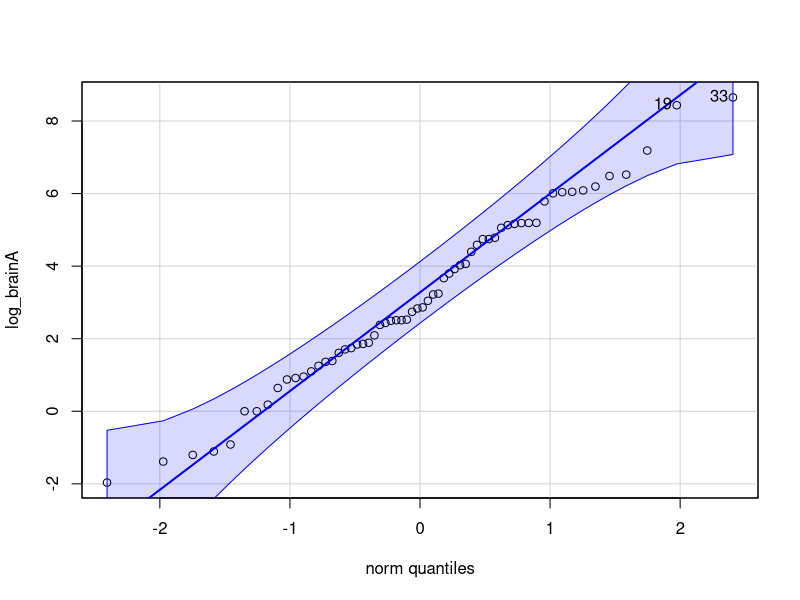
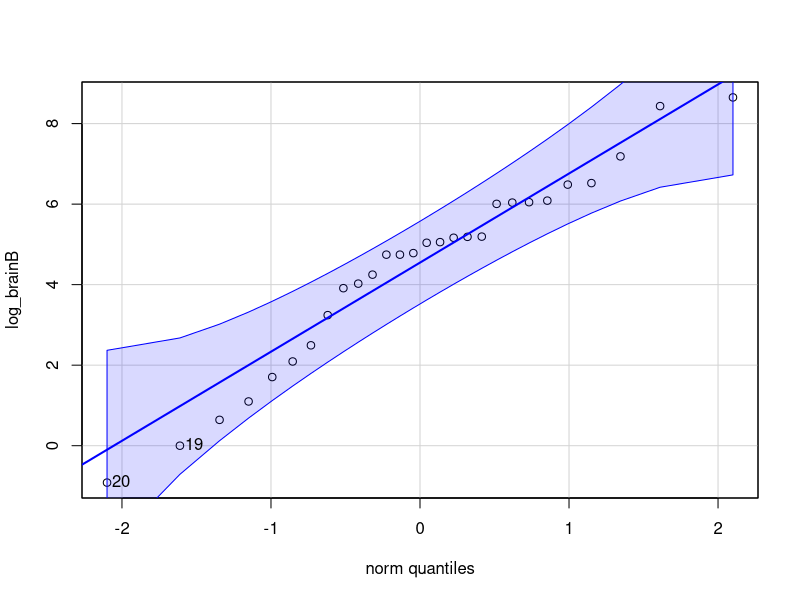
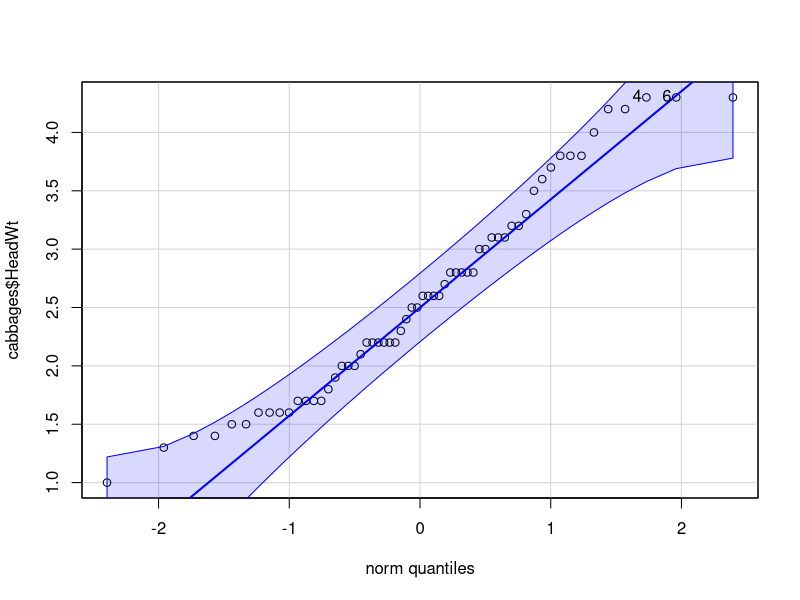
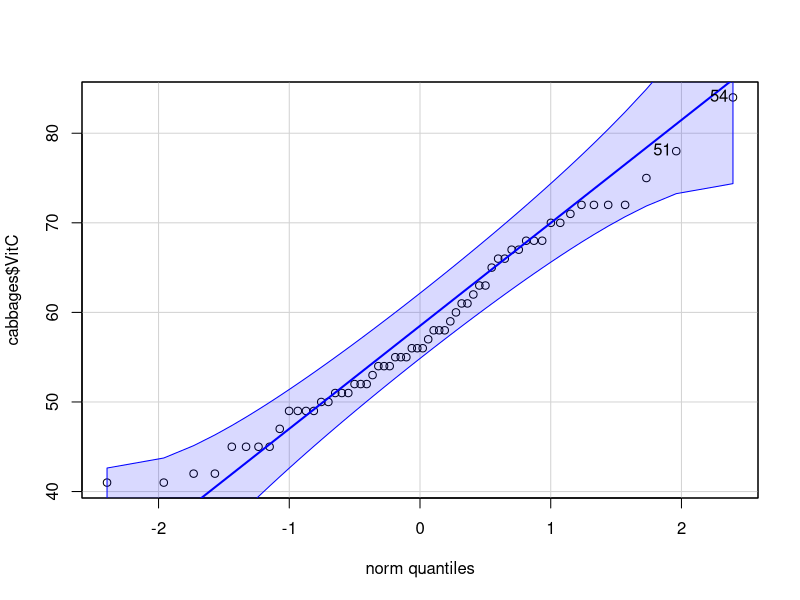
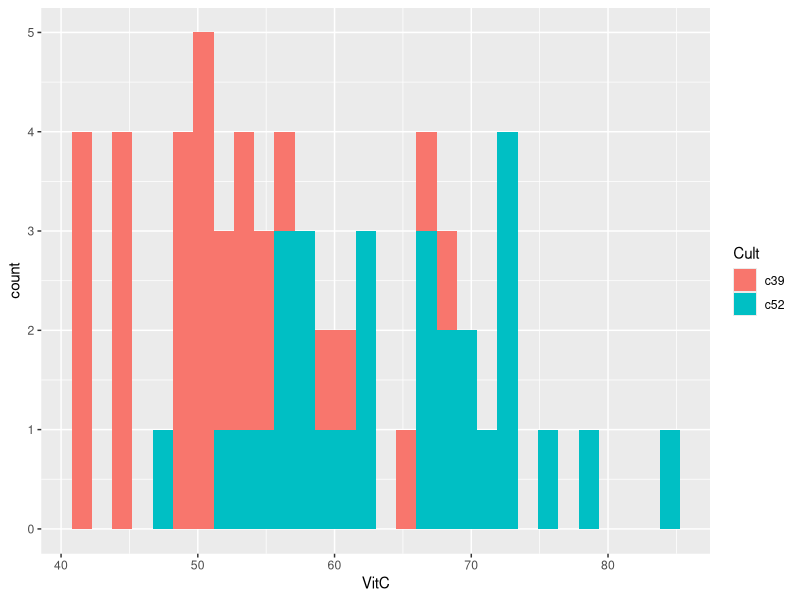
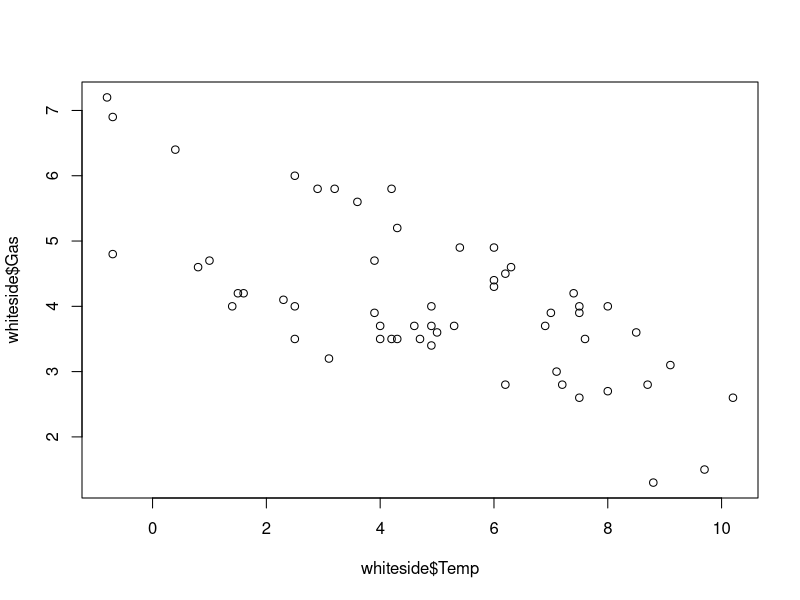
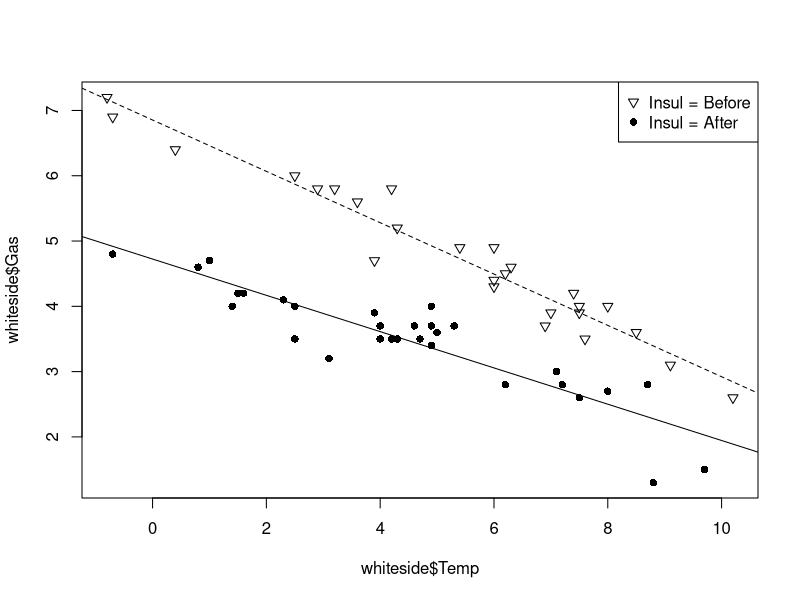
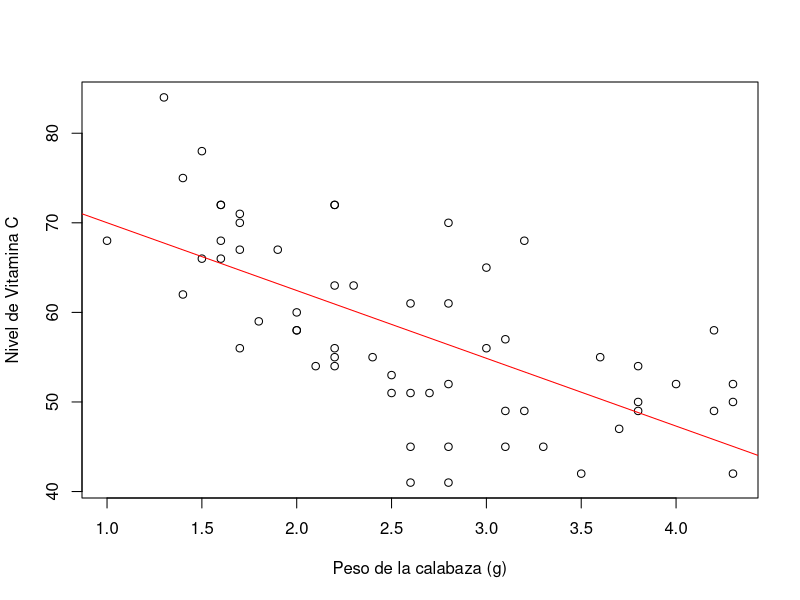

Reproduce these figures in R, in order.
## ---- chunk 1
    library(MASS)
    library(robustbase)
    A <- mammals
    B <- Animals
## ---- chunk 2

    #Primera visión de los conjuntos de datos mediante funciones de R

    dim(A)
    head(A)
    tail(A)
    str(A)
## ---- chunk 3
    dim(B)
    head(B)
    tail(B)
    str(B)
## ---- chunk 4
    colnames(A)
    rownames(A)
## ---- chunk 5
    colnames(B)
    rownames(B)
## ---- chunk 6
    #Comprobar los animales que aparecen en ambos df y asignarlos a la variable commonAnimals

    commonAnimals <- intersect(rownames(A), rownames(B))

## ---- chunk 7

    #Comprobar que animales están solo en un df

    setdiff(rownames(A), rownames(B))

    #Son 4 los animales que solo aparecen en un df, son animales exóticos
## ---- chunk 8
library(car)

log_brainA <- log(A$brain) 

qqPlot(log_brainA)

log_brainB <- log(B$brain)

qqPlot(log_brainB)

#Se podría decir que presentan comportamientos parecidos y que ambos siguen una distribución gaussiana
## ---- chunk 9
    libReturn <- library()
    class(libReturn)

    #La función library devuelve una lista
## ---- chunk 10

    m_lib <- libReturn$results
    class(m_lib)
    head(m_lib, 5)
## ---- chunk 11
    dim(m_lib)

    #Tengo instaladas 187 librerías
## ---- chunk 12

    dim(cabbages)
    str(cabbages)
    head(cabbages)
    tail(cabbages)
    summary(cabbages)
## ---- chunk 13
    sum(is.na(cabbages))

    #No hay ningún na
## ---- chunk 14
    library(carData)

    dim(Chile)
    str(Chile)
    head(Chile)
    tail(Chile)
    summary(Chile)

    sum(is.na(Chile))
## ---- chunk 15
    summary(Chile)
    summary(cabbages)
## ---- chunk 16

    qqPlot(cabbages$HeadWt)
    qqPlot(cabbages$VitC)

    #Podemos asumir que ambos cumplen la condición
## ---- chunk 17
    library(ggplot2)
    ggplot(data=cabbages, aes(x=VitC, fill=Cult))+geom_histogram(alpha=1)

## ---- chunk 18
    #Diagrama de dispersión global.
    plot(whiteside$Temp, whiteside$Gas)
    #Diagrama de dispersión etiquetando según un factor.
    plot(whiteside$Temp, whiteside$Gas, pch=c(6,16)[whiteside$Insul])
    legend(x="topright",legend=c("Insul = Before","Insul = After"), pch=c(6,16))
    # Planteamos 2 modelos lineales, uno para los datos de cada factor
    Model1 <- lm(Gas ~ Temp, data = whiteside, subset = which(Insul == "Before"))
    Model2 <- lm(Gas ~ Temp, data = whiteside, subset = which(Insul == "After"))
    # Representamos las rectas correspondientes a cada modelo lineal
    abline(Model1, lty=2)
    abline(Model2)
## ---- chunk 19

    plot(cabbages$HeadWt, cabbages$VitC, xlab="Peso de la calabaza (g)", ylab="Nivel de Vitamina C")

    model <- lm(VitC ~ HeadWt, data=cabbages)

    abline(model, col="red")

    #Podemos comprobar que no se ajusta muy bien por lo que no habrá una relación lineal fuerte
## ---- chunk 20
